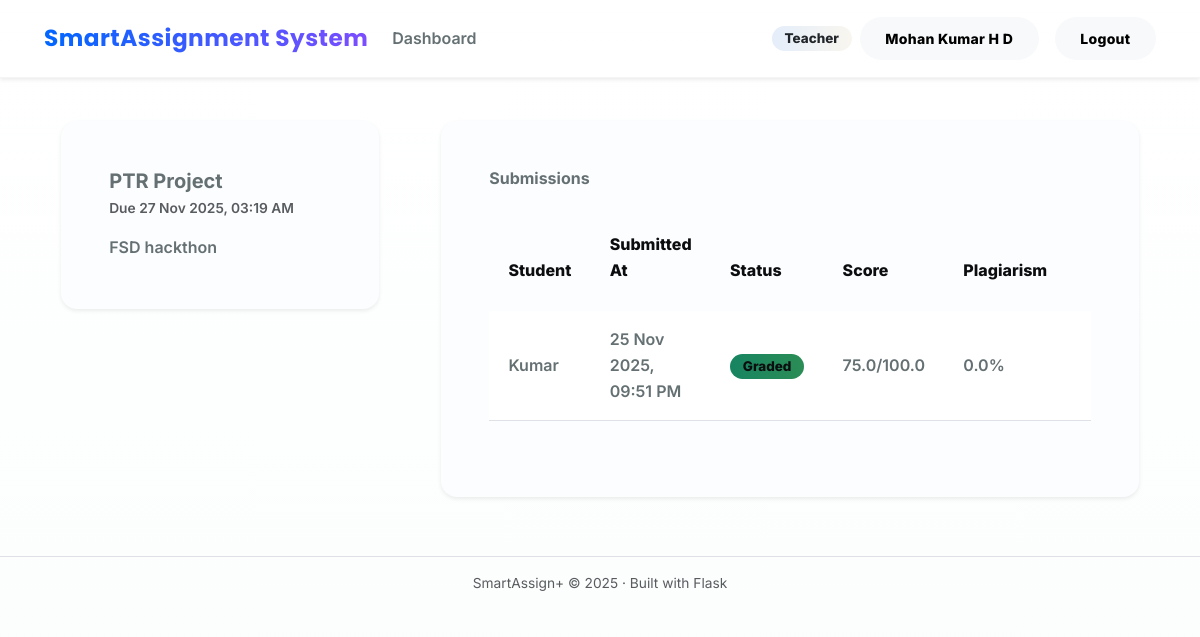
/teacher/assignments/1 (signed in), run on the app's committed database.
### models.py (models this page shows, shortened)
class Assignment(db.Model):
    __tablename__ = "assignments"
    id = db.Column(db.Integer, primary_key=True)
    title = db.Column(db.String(150), nullable=False)
    description = db.Column(db.Text, nullable=False)
    due_date = db.Column(db.DateTime, nullable=False)
    created_at = db.Column(db.DateTime, default=datetime.utcnow)
    teacher_id = db.Column(db.Integer, db.ForeignKey("users.id"), nullable=False)
    submissions = db.relationship("Submission", backref="assignment", lazy=True)

class Submission(db.Model):
    __tablename__ = "submissions"
    id = db.Column(db.Integer, primary_key=True)
    assignment_id = db.Column(db.Integer, db.ForeignKey("assignments.id"), nullable=False)
    student_id = db.Column(db.Integer, db.ForeignKey("users.id"), nullable=False)
    text_response = db.Column(db.Text, nullable=True)
    file_path = db.Column(db.String(255), nullable=True)
    submitted_at = db.Column(db.DateTime, default=datetime.utcnow)
    status = db.Column(db.String(20), default="submitted")  # submitted / graded
    plagiarism_score = db.Column(db.Float, default=0.0)  # 0-100 %
    feedback = db.relationship("Feedback", backref="submission", uselist=False)

class User(db.Model):
    __tablename__ = "users"
    id = db.Column(db.Integer, primary_key=True)
    name = db.Column(db.String(100), nullable=False)
    email = db.Column(db.String(120), unique=True, nullable=False)
    password_hash = db.Column(db.String(255), nullable=False)
    role = db.Column(db.String(20), nullable=False)  # 'teacher' or 'student'
    created_at = db.Column(db.DateTime, default=datetime.utcnow)
    assignments = db.relationship("Assignment", backref="teacher", lazy=True)
    submissions = db.relationship("Submission", backref="student", lazy=True)

class Feedback(db.Model):
    __tablename__ = "feedback"
    id = db.Column(db.Integer, primary_key=True)
    submission_id = db.Column(db.Integer, db.ForeignKey("submissions.id"), nullable=False)
    teacher_id = db.Column(db.Integer, db.ForeignKey("users.id"), nullable=False)
    score = db.Column(db.Float, nullable=False)
    max_score = db.Column(db.Float, nullable=False)
    rubric_clarity = db.Column(db.Integer, nullable=False)      # 1-5
    rubric_completion = db.Column(db.Integer, nullable=False)   # 1-5
    rubric_presentation = db.Column(db.Integer, nullable=False) # 1-5
    comments = db.Column(db.Text, nullable=True)
    created_at = db.Column(db.DateTime, default=datetime.utcnow)
    teacher = db.relationship("User", backref="feedback_given", foreign_keys=[teacher_id])

### app.py (the view)
    @app.route("/teacher/assignments/<int:assignment_id>")
    @login_required(role="teacher")
    def view_assignment(assignment_id):
        assignment = Assignment.query.get_or_404(assignment_id)
        if assignment.teacher_id != session["user_id"]:
            flash("You do not have permission to view this assignment.", "danger")
            return redirect(url_for("teacher_dashboard"))
        submissions = Submission.query.filter_by(assignment_id=assignment.id).all()
        return render_template(
            "assignment_detail.html",
            assignment=assignment,
            submissions=submissions,
        )

### templates/assignment_detail.html (shortened to what this page needs)
{% extends "base.html" %}
{% block content %}
<div class="row">
    <div class="col-lg-4 mb-3">
        <div class="card shadow-sm border-0 rounded-4">
            <div class="card-body">
                <h2 class="h5 fw-bold mb-1">{{ assignment.title }}</h2>
                <p class="text-muted small mb-3">
                    Due {{ assignment.due_date.strftime('%d %b %Y, %I:%M %p') }}
                </p>
                <p class="mb-0">{{ assignment.description }}</p>
            </div>
        </div>
    </div>
    <div class="col-lg-8 mb-3">
        <div class="card shadow-sm border-0 rounded-4">
            <div class="card-body">
                <h3 class="h6 fw-bold mb-3">Submissions</h3>
                {% if submissions %}
                    <div class="table-responsive">
                        <table class="table align-middle">
                            <thead class="table-light">
                                <tr>
                                    <th>Student</th>
                                    <th>Submitted At</th>
                                    <th>Status</th>
                                    <th>Score</th>
                                    <th>Plagiarism</th>
                                    <th></th>
                                </tr>
                            </thead>
                            <tbody>
                                {% for s in submissions %}
                                    <tr>
                                        <td>{{ s.student.name }}</td>
                                        <td>{{ s.submitted_at.strftime('%d %b %Y, %I:%M %p') }}</td>
                                        <td>
                                            {% if s.status == 'graded' %}
                                                <span class="badge bg-success">Graded</span>
                                            {% else %}
                                                <span class="badge bg-warning text-dark">Pending</span>
                                            {% endif %}
                                        </td>
                                        <td>
                                            {% if s.feedback %}
                                                {{ s.feedback.score }}/{{ s.feedback.max_score }}
                                            {% else %}
                                                -
                                            {% endif %}
                                        </td>
                                        <td>
                                            {{ s.plagiarism_score }}%
                                        </td>
                                        <td class="text-end">
                                            <a href="{{ url_for('review_submission', submission_id=s.id) }}" class="btn btn-outline-primary btn-sm">
                                            </a>
                                        </td>
                                    </tr>
                                {% endfor %}
                            </tbody>
                        </table>
                    </div>
                {% else %}
                    <p class="text-muted mb-0">No submissions yet.</p>
                {% endif %}
            </div>
        </div>
    </div>
</div>
{% endblock %}

### static/css/styles.css (style rules this page uses)
:root { --bg-1:#ffffff; --bg-2:#fbfdfd; --surface:#fcfdff; --glass: rgba(255,255,255,0.96); --ink:#0b0d0f; --muted:#657073; --radius-xs:8px; --radius-sm:12px; --radius-md:18px; --radius-lg:28px; --shadow-1:0 6px 20px rgba(11,13,15,0.06); --shadow-2:0 24px 70px rgba(11,13,15,0.08); --transition-fast:160ms cubic-bezier(.4,0,.2,1); --transition-base:420ms cubic-bezier(.2,0,.12,1); --accent-a:#0066ff; --accent-b:#00a3ff; --accent-c:#ffd166; --accent-d:#ff6b6b; --accent-e:#7c4dff; --accent-soft-a:rgba(0,102,255,0.08); --accent-soft-b:rgba(0,163,255,0.08); --accent-soft-c:rgba(255,209,102,0.08); --glass-border:linear-gradient(180deg, rgba(255,255,255,0.7), rgba(255,255,255,0.55)); }
*,:before,:after { box-sizing:border-box }
html,body { height:100% }
body { margin:0; font-family:'Inter',system-ui,-apple-system,'Segoe UI',Roboto,'Helvetica Neue',Arial; background:linear-gradient(180deg,var(--bg-1),var(--bg-2)); color:var(--ink); -webkit-font-smoothing:antialiased; }
.card { position:relative; background:var(--surface); border-radius:var(--radius-lg); padding:2rem; margin:1.2rem; border:1px solid rgba(11,13,15,0.03); box-shadow:var(--shadow-2); transition:transform var(--transition-base),box-shadow var(--transition-base),filter var(--transition-base); }
.card-body { color:var(--muted); font-weight:600; line-height:1.6; }
.btn { display:inline-flex; align-items:center; justify-content:center; border-radius:999px; padding:0.68rem 1.6rem; font-weight:800; letter-spacing:0.02em; cursor:pointer; border:none; position:relative; overflow:hidden; transition:transform var(--transition-fast),box-shadow var(--transition-fast),filter var(--transition-fast); }
.table { width:100%; border-collapse:separate; border-spacing:0 12px; background:transparent; color:var(--ink); }
.table thead th { background:transparent; color:var(--ink); text-align:left; font-weight:800; padding:1rem 1.2rem; border-bottom:none; }
.table tbody tr { background:linear-gradient(180deg,#fff,#fcfcfd); border-radius:14px; transition:transform var(--transition-fast),box-shadow var(--transition-fast); }
.table td { padding:1rem 1.2rem; color:var(--muted); }
.badge { display:inline-block; padding:0.34rem 0.8rem; border-radius:999px; background:linear-gradient(90deg,var(--accent-soft-a),var(--accent-soft-c)); color:var(--ink); font-weight:800; font-size:0.84rem; }
.text-muted { color:var(--muted) }
.small { font-size:0.86rem }

### data on the page
Assignment: title "PTR Project", due_date "27 Nov 2025, 03:19 AM", description "FSD hackthon"
Submission: student.name "Kumar", submitted_at "25 Nov 2025, 09:51 PM", status "Graded", feedback.score "75.0", feedback.max_score "100.0", plagiarism_score "0.0"

### other printed values
{{ session.get('role') }} "Teacher"
{{ session.get('user_name') }} "Mohan Kumar H D"
